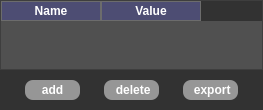
            <widget class="QWidget" name="rom_widget">
             <property name="styleSheet">
              <string notr="true">background-color: rgb(50, 50, 50);
color: rgb(255,255,255);</string>
             </property>
             <attribute name="title">
              <string>Transform</string>
             </attribute>
             <layout class="QVBoxLayout" name="verticalLayout_15" stretch="7,1">
              <property name="spacing">
               <number>0</number>
              </property>
              <property name="leftMargin">
               <number>0</number>
              </property>
              <property name="topMargin">
               <number>0</number>
              </property>
              <property name="rightMargin">
               <number>0</number>
              </property>
              <property name="bottomMargin">
               <number>0</number>
              </property>
              <item>
               <widget class="QTableWidget" name="transform_tw">
                <property name="styleSheet">
                 <string notr="true">QTableWidget {
    color: rgb(0, 0, 0);
    background-color: rgb(80, 80, 80);
    gridline-color: #6c6c6c;  
}

/* Header row (first row) styling. */
QHeaderView::section {
    background-color: rgb(77,77,115);
    color: #FFFFFF;
    font-size: 6 pt;
    font-weight: bold;
    border: 1px solid #6c6c6c;
}

/* Top-left corner square styling (recommended; otherwise it is white). */
QTableCornerButton::section {
    background-color: #404040;
    border: 1px solid #6c6c6c;
}</string>
                </property>
                <property name="sizeAdjustPolicy">
                 <enum>QAbstractScrollArea::AdjustToContents</enum>
                </property>
                <property name="textElideMode">
                 <enum>Qt::ElideMiddle</enum>
                </property>
                <attribute name="horizontalHeaderHighlightSections">
                 <bool>true</bool>
                </attribute>
                <attribute name="verticalHeaderVisible">
                 <bool>false</bool>
                </attribute>
                <column>
                 <property name="text">
                  <string>Name</string>
                 </property>
                </column>
                <column>
                 <property name="text">
                  <string>Value</string>
                 </property>
                </column>
               </widget>
              </item>
              <item>
               <layout class="QHBoxLayout" name="horizontalLayout_20" stretch="4,1,4,1,4">
                <property name="spacing">
                 <number>10</number>
                </property>
                <property name="leftMargin">
                 <number>25</number>
                </property>
                <property name="topMargin">
                 <number>10</number>
                </property>
                <property name="rightMargin">
                 <number>25</number>
                </property>
                <property name="bottomMargin">
                 <number>10</number>
                </property>
                <item>
                 <widget class="QPushButton" name="add_transform_btn">
                  <property name="sizePolicy">
                   <sizepolicy hsizetype="Expanding" vsizetype="Expanding">
                    <horstretch>0</horstretch>
                    <verstretch>0</verstretch>
                   </sizepolicy>
                  </property>
                  <property name="font">
                   <font>
                    <family>Microsoft YaHei UI</family>
                    <pointsize>9</pointsize>
                    <italic>false</italic>
                    <bold>true</bold>
                   </font>
                  </property>
                  <property name="styleSheet">
                   <string notr="true">color: rgb(255, 255, 255);
background-color: rgb(150, 150, 150);
border-radius: 8px;</string>
                  </property>
                  <property name="text">
                   <string>  add  </string>
                  </property>
                  <property name="icon">
                   <iconset resource="resource/DataManager.qrc">
                    <normaloff>:/DataManager/add.png</normaloff>:/DataManager/add.png</iconset>
                  </property>
                 </widget>
                </item>
                <item>
                 <spacer name="horizontalSpacer_18">
                  <property name="orientation">
                   <enum>Qt::Horizontal</enum>
                  </property>
                  <property name="sizeHint" stdset="0">
                   <size>
                    <width>40</width>
                    <height>20</height>
                   </size>
                  </property>
                 </spacer>
                </item>
                <item>
                 <widget class="QPushButton" name="delete_transform_btn">
                  <property name="sizePolicy">
                   <sizepolicy hsizetype="Expanding" vsizetype="Expanding">
                    <horstretch>0</horstretch>
                    <verstretch>0</verstretch>
                   </sizepolicy>
                  </property>
                  <property name="font">
                   <font>
                    <family>Microsoft YaHei UI</family>
                    <pointsize>9</pointsize>
                    <italic>false</italic>
                    <bold>true</bold>
                   </font>
                  </property>
                  <property name="styleSheet">
                   <string notr="true">color: rgb(255, 255, 255);
background-color: rgb(150, 150, 150);
border-radius: 8px;</string>
                  </property>
                  <property name="text">
                   <string> delete</string>
                  </property>
                  <property name="icon">
                   <iconset resource="resource/DataManager.qrc">
                    <normaloff>:/DataManager/delete.png</normaloff>:/DataManager/delete.png</iconset>
                  </property>
                 </widget>
                </item>
                <item>
                 <spacer name="horizontalSpacer_27">
                  <property name="orientation">
                   <enum>Qt::Horizontal</enum>
                  </property>
                  <property name="sizeHint" stdset="0">
                   <size>
                    <width>40</width>
                    <height>20</height>
                   </size>
                  </property>
                 </spacer>
                </item>
                <item>
                 <widget class="QPushButton" name="export_transform_btn">
                  <property name="sizePolicy">
                   <sizepolicy hsizetype="Expanding" vsizetype="Expanding">
                    <horstretch>0</horstretch>
                    <verstretch>0</verstretch>
                   </sizepolicy>
                  </property>
                  <property name="font">
                   <font>
                    <family>Microsoft YaHei UI</family>
                    <pointsize>9</pointsize>
                    <italic>false</italic>
                    <bold>true</bold>
                   </font>
                  </property>
                  <property name="styleSheet">
                   <string notr="true">color: rgb(255, 255, 255);
background-color: rgb(150, 150, 150);
border-radius: 8px;</string>
                  </property>
                  <property name="text">
                   <string> export</string>
                  </property>
                  <property name="icon">
                   <iconset resource="resource/DataManager.qrc">
                    <normaloff>:/DataManager/export.png</normaloff>:/DataManager/export.png</iconset>
                  </property>
                 </widget>
                </item>
               </layout>
              </item>
             </layout>
            </widget>
